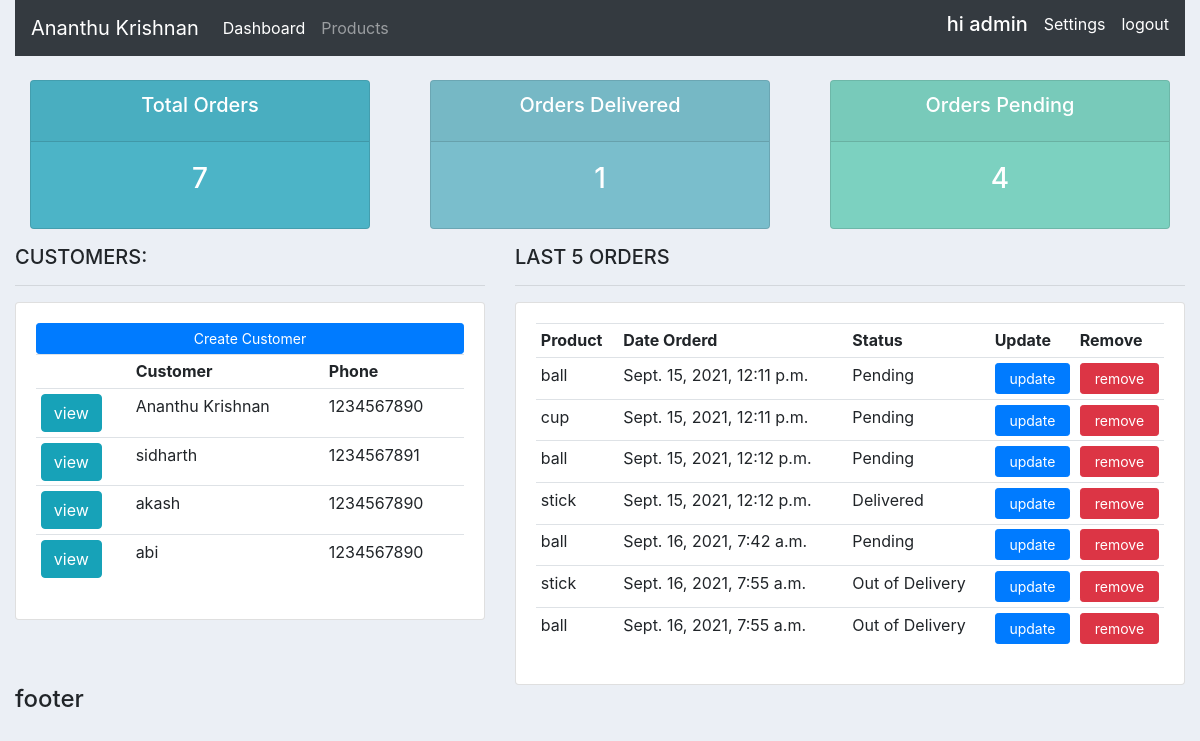
The app's page / (signed in) with its own data.
### accounts/models.py (models this page shows, shortened)
class Customer(models.Model):
    user=models.OneToOneField(User,null=True,on_delete=models.CASCADE)
    name = models.CharField(max_length=100, null=True)
    email = models.CharField(max_length=100, null=True)
    phone = models.CharField(max_length=100, null=True)
    profile_pic = models.ImageField(null=True,blank=True)
    date_created = models.DateTimeField(auto_now_add=True, null=True)

class Order(models.Model):
    customers=models.ForeignKey(Customer, null=True, on_delete=models.SET_NULL)
    products=models.ForeignKey(Products, null=True, on_delete=models.SET_NULL)
    STATUS = (
        ('Pending', 'Pending'),
        ('Out of Delivery', 'Out of Delivery'),
         ('Delivered', 'Delivered')
    )
    date_created=models.DateTimeField(auto_now_add=True, null=True)
    status=models.CharField(max_length=100, null=True,choices=STATUS)

class Products(models.Model):
    CATEGORY=(
        ('indoor','indoor'),
        ('outdoor','outdoor')
    )
    name= models.CharField(max_length=100, null=True)
    price= models.FloatField(null=True)
    category= models.CharField(max_length=100, null=True,choices=CATEGORY)
    description= models.CharField(max_length=100, null=True)
    date_created= models.DateTimeField(auto_now_add=True, null=True)
    tags=models.ManyToManyField(Tag)

### accounts/decorators.py (the view)
    def wrapper(request,*args, **kwargs):
        group=None
        if request.user.groups.exists():
            group= request.user.groups.all()[0].name
        if group == 'admin':
            return(func(request,*args,**kwargs))
        if group == 'customer':
            return redirect('user-page')

### accounts/views.py (called while the page is built)
@login_required(login_url='login')
@admin_only
def home(request, *args, **kwargs):
    orders = Order.objects.all()
    total_orders = orders.count()
    orders_delivered = orders.filter(status='Delivered').count()
    orders_pending = orders.filter(status='Pending').count()
    customers = Customer.objects.all()
    context = {'orders': orders, 'customers': customers, 'orders_delivered': orders_delivered,
               'orders_pending': orders_pending, 'total_orders': total_orders}
    return render(request, 'dashboard.html', context)

### accounts/templates/dashboard.html
{%extends 'main.html'%}
{%block content%}
{%include 'status.html'%}
    <div class="row">
        <div class="col-md-5">
            <h5>CUSTOMERS:</h5>
            <hr>
            <div class="card card-body">
                <a class="btn btn-primary  btn-sm btn-block" href="{%url 'createcustomer' %}">Create Customer</a>
                <table class="table table-sm">
                    <tr>
                        <th></th>
                        <th>Customer</th>
                        <th>Phone</th>
                    </tr>
                    {%for customer in customers%}
                    <tr>
                        <td><a href="{%url 'customer' customer.id%}" class="btn btn-info">view</a></td>
                        <td>{{ customer.name }}</td>
                        <td>{{ customer.phone }}</td>
                    </tr>
                    {%endfor%}
                </table>
            </div>
        </div>
        <div class="col-md-7">
            <h5>LAST 5 ORDERS</h5>
            <hr>
            <div class="card card-body">
                <table class="table table-sm">
                    <tr>
                        <th>Product</th>
                        <th>Date Orderd</th>
                        <th>Status</th>
                        <th>Update</th>
                        <th>Remove</th>
                    </tr>
                    {%for order in orders%}
                    <tr>
                        <td>{{ order.products.name }}</td>
                        <td>{{ order.date_created }}</td>
                        <td>{{ order.status}}</td>
                        <td><a href="{%url 'updateorder' order.id%}" class="btn btn-primary btn-sm btn-block">update</a></td>
                        <td><a href="{%url 'removeorder' order.id%}" class="btn btn-danger btn-sm btn-block">remove</a></td>
                    </tr>
                    {%endfor%}
                </table>
            </div>
        </div>
    </div>
{% endblock %}

### accounts/templates/main.html (shortened to what this page needs)
<!DOCTYPE html>
<html lang="en">
{%load static%}
<head>
    <link rel="stylesheet" href="https://maxcdn.bootstrapcdn.com/bootstrap/4.0.0/css/bootstrap.min.css"
>
    <link rel="stylesheet" href="{%static 'css/style.css' %}">
</head>
<body>
    <div class="container-fluid">
        {%include 'navbar.html'%}
        {%block content%}
        {%endblock%}
        <h4>footer</h4>
    </div>
</body>
</html>

### accounts/templates/navbar.html (shortened to what this page needs)
<nav class="navbar navbar-expand-lg navbar-dark bg-dark">
    <a class="navbar-brand" href="{%url 'home'%}">Ananthu Krishnan</a>
    <div class="collapse navbar-collapse" id="navbarNav">
        {%if request.user.is_staff%}
        <ul class="navbar-nav">
            <li class="nav-item active">
                <a class="nav-link" href="{%url 'home'%}">Dashboard</a>
            </li>
            <li class="nav-item">
                <a class="nav-link" href="{%url 'products'%}">Products</a>
            </li>
        </ul>
        {%endif%}
        <div class="text-white ml-auto d-flex">
            <h5>hi {{ request.user }}</h5>
            <a class="pl-3 text-white" href="{%url 'custsettings'%}">Settings</a>
            <a class="pl-3 text-white" href="{%url 'logout'%}">logout</a>
        </div>
    </div>
</nav>

### accounts/templates/status.html
<br>
<div class="row">
    <div class="col">
        <div class="col-md">
            <div class="card text-center text-white  mb-3" id="total-orders">
                <div class="card-header">
                    <h5 class="card-title">Total Orders</h5>
                </div>
                <div class="card-body">
                    <h3 class="card-title">{{ total_orders }}</h3>
                </div>
            </div>
        </div>
    </div>
    <div class="col">
        <div class="col-md">
            <div class="card text-center text-white  mb-3" id="orders-delivered">
                <div class="card-header">
                    <h5 class="card-title">Orders Delivered</h5>
                </div>
                <div class="card-body">
                    <h3 class="card-title">{{ orders_delivered }}</h3>
                </div>
            </div>
        </div>
    </div>
    <div class="col">
        <div class="col-md">
            <div class="card text-center text-white  mb-3" id="orders-pending">
                <div class="card-header">
                    <h5 class="card-title">Orders Pending</h5>
                </div>
                <div class="card-body">
                    <h3 class="card-title">{{ orders_pending }}</h3>
                </div>
            </div>
        </div>
    </div>
</div>

### static/css/style.css (style rules this page uses)
* { padding: 0; margin: 0; box-sizing: border-box; }
body { background-color: #ebeff5; }
#total-orders { background-color: #4cb4c7; }
#orders-delivered { background-color: #7abecc; }
#orders-pending { background-color: #7CD1C0; }

### records on screen
Customer: name "Ananthu Krishnan", phone "1234567890"
Customer: name "sidharth", phone "1234567891"
Customer: name "akash", phone "1234567890"
Customer: name "abi", phone "1234567890"
Order: products.name "ball", date_created "Sept. 15, 2021, 12:11 p.m.", status "Pending"
Order: products.name "cup", date_created "Sept. 15, 2021, 12:11 p.m.", status "Pending"
Order: products.name "ball", date_created "Sept. 15, 2021, 12:12 p.m.", status "Pending"
Order: products.name "stick", date_created "Sept. 15, 2021, 12:12 p.m.", status "Delivered"
Order: products.name "ball", date_created "Sept. 16, 2021, 7:42 a.m.", status "Pending"
Order: products.name "stick", date_created "Sept. 16, 2021, 7:55 a.m.", status "Out of Delivery"
Order: products.name "ball", date_created "Sept. 16, 2021, 7:55 a.m.", status "Out of Delivery"

### other values on screen
{{ request.user }} "admin"
{{ total_orders }} "7"
{{ orders_delivered }} "1"
{{ orders_pending }} "4"
